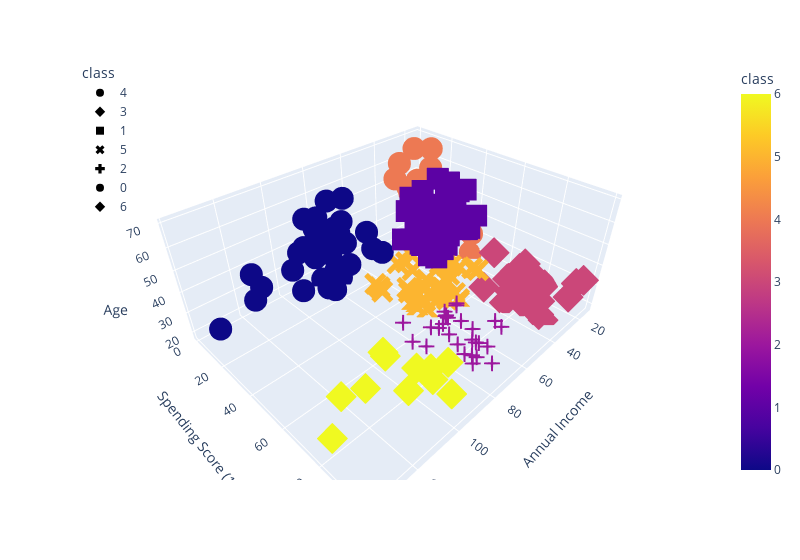

The notebook cell this image was saved under:
### Code cell
fig = px.scatter_3d(
    df_shopping,
x="Annual Income",
    y="Spending Score (1-100)",
    z="Age",
color="class",
    symbol="class",
    width=800,
)
fig.update_layout(legend=dict(x=0, y=1))
fig.show()

### Figure 1 — Plotly figure (JSON) as saved in the notebook; plotly's stock layout.template omitted (floating-point values rounded to 4 significant figures)
{"data": [{"hovertemplate": "class=%{marker.color}<br>Annual Income=%{x}<br>Spending Score (1-100)=%{y}<br>Age=%{z}<extra></extra>", "legendgroup": "4", "marker": {"color": [4, 4, 4, 4, 4, 4, 4, 4, 4, 4, 4, 4, 4, 4, 4, 4, 4, 4, 4, 4, 4, 4], "coloraxis": "coloraxis", "symbol": "circle"}, "mode": "markers", "name": "4", "scene": "scene", "showlegend": true, "type": "scatter3d", "x": [15, 16, 17, 18, 19, 19, 20, 20, 21, 23, 24, 25, 28, 28, 29, 30, 33, 33, 34, 37, 39, 39], "y": [39, 6, 40, 6, 3, 14, 15, 13, 35, 29, 35, 5, 14, 32, 31, 4, 4, 14, 17, 26, 36, 28], "z": [19, 20, 31, 35, 64, 67, 58, 37, 35, 52, 35, 46, 54, 45, 40, 60, 53, 49, 42, 36, 48, 49]}, {"hovertemplate": "class=%{marker.color}<br>Annual Income=%{x}<br>Spending Score (1-100)=%{y}<br>Age=%{z}<extra></extra>", "legendgroup": "3", "marker": {"color": [3, 3, 3, 3, 3, 3, 3, 3, 3, 3, 3, 3, 3, 3, 3, 3, 3, 3, 3, 3, 3, 3], "coloraxis": "coloraxis", "symbol": "diamond"}, "mode": "markers", "name": "3", "scene": "scene", "showlegend": true, "type": "scatter3d", "x": [15, 16, 17, 18, 19, 19, 20, 20, 21, 23, 24, 25, 28, 28, 29, 30, 33, 33, 34, 37, 38, 39], "y": [81, 77, 76, 94, 72, 99, 77, 79, 66, 98, 73, 73, 82, 61, 87, 73, 92, 81, 73, 75, 92, 65], "z": [21, 23, 22, 23, 30, 35, 24, 22, 20, 35, 25, 31, 29, 35, 23, 21, 18, 21, 30, 20, 24, 24]}, {"hovertemplate": "class=%{marker.color}<br>Annual Income=%{x}<br>Spending Score (1-100)=%{y}<br>Age=%{z}<extra></extra>", "legendgroup": "1", "marker": {"color": [1, 1, 1, 1, 1, 1, 1, 1, 1, 1, 1, 1, 1, 1, 1, 1, 1, 1, 1, 1, 1, 1, 1, 1, 1, 1, 1, 1, 1, 1, 1, 1, 1, 1, 1, 1, 1, 1, 1, 1, 1, 1, 1, 1], "coloraxis": "coloraxis", "symbol": "square"}, "mode": "markers", "name": "1", "scene": "scene", "showlegend": true, "type": "scatter3d", "x": [38, 40, 42, 43, 43, 43, 44, 44, 46, 46, 47, 47, 48, 48, 48, 49, 49, 50, 50, 54, 54, 54, 54, 54, 54, 54, 57, 58, 59, 60, 60, 61, 62, 62, 62, 63, 63, 63, 63, 63, 65, 65, 67, 67], "y": [35, 55, 52, 60, 45, 41, 50, 46, 46, 56, 52, 59, 51, 50, 48, 55, 42, 49, 56, 47, 53, 42, 51, 41, 44, 46, 58, 46, 55, 49, 47, 42, 48, 59, 56, 50, 46, 43, 48, 52, 43, 59, 43, 57], "z": [65, 50, 49, 59, 50, 47, 51, 69, 53, 70, 67, 54, 63, 43, 68, 70, 47, 60, 60, 59, 45, 49, 57, 67, 46, 48, 55, 50, 68, 48, 47, 48, 49, 67, 49, 66, 54, 68, 66, 65, 63, 49, 51, 50]}, {"hovertemplate": "class=%{marker.color}<br>Annual Income=%{x}<br>Spending Score (1-100)=%{y}<br>Age=%{z}<extra></extra>", "legendgroup": "5", "marker": {"color": [5, 5, 5, 5, 5, 5, 5, 5, 5, 5, 5, 5, 5, 5, 5, 5, 5, 5, 5, 5, 5, 5, 5, 5, 5, 5, 5, 5, 5, 5, 5, 5, 5, 5, 5, 5, 5, 5], "coloraxis": "coloraxis", "symbol": "x"}, "mode": "markers", "name": "5", "scene": "scene", "showlegend": true, "type": "scatter3d", "x": [39, 40, 40, 40, 42, 43, 46, 46, 48, 48, 48, 54, 54, 54, 54, 54, 57, 58, 59, 60, 60, 60, 60, 61, 62, 62, 62, 63, 64, 64, 65, 65, 67, 67, 69, 70, 72, 76], "y": [61, 47, 42, 42, 60, 54, 51, 55, 59, 59, 47, 54, 48, 52, 55, 57, 55, 60, 41, 40, 42, 52, 50, 49, 41, 55, 42, 54, 42, 46, 48, 50, 56, 40, 58, 29, 34, 40], "z": [31, 27, 29, 31, 33, 31, 27, 19, 18, 19, 32, 26, 40, 23, 38, 21, 22, 34, 18, 40, 32, 24, 27, 20, 23, 26, 21, 19, 38, 19, 18, 19, 27, 38, 40, 23, 25, 28]}, {"hovertemplate": "class=%{marker.color}<br>Annual Income=%{x}<br>Spending Score (1-100)=%{y}<br>Age=%{z}<extra></extra>", "legendgroup": "2", "marker": {"color": [2, 2, 2, 2, 2, 2, 2, 2, 2, 2, 2, 2, 2, 2, 2, 2, 2, 2, 2, 2, 2, 2, 2, 2, 2, 2, 2, 2], "coloraxis": "coloraxis", "symbol": "cross"}, "mode": "markers", "name": "2", "scene": "scene", "showlegend": true, "type": "scatter3d", "x": [69, 70, 71, 71, 71, 72, 73, 73, 74, 75, 76, 77, 77, 78, 78, 78, 78, 78, 78, 79, 81, 85, 86, 87, 87, 87, 88, 88], "y": [91, 77, 95, 75, 75, 71, 88, 73, 72, 93, 87, 97, 74, 90, 88, 76, 89, 78, 73, 83, 93, 75, 95, 63, 75, 92, 86, 69], "z": [39, 31, 40, 38, 39, 31, 29, 32, 35, 32, 32, 28, 32, 34, 39, 38, 27, 30, 30, 29, 31, 36, 33, 32, 28, 36, 30, 27]}, {"hovertemplate": "class=%{marker.color}<br>Annual Income=%{x}<br>Spending Score (1-100)=%{y}<br>Age=%{z}<extra></extra>", "legendgroup": "0", "marker": {"color": [0, 0, 0, 0, 0, 0, 0, 0, 0, 0, 0, 0, 0, 0, 0, 0, 0, 0, 0, 0, 0, 0, 0, 0, 0, 0, 0, 0, 0, 0, 0, 0, 0, 0, 0], "coloraxis": "coloraxis", "symbol": "circle"}, "mode": "markers", "name": "0", "scene": "scene", "showlegend": true, "type": "scatter3d", "x": [71, 71, 71, 73, 73, 74, 75, 77, 77, 78, 78, 78, 78, 78, 78, 79, 81, 85, 86, 87, 87, 87, 88, 88, 93, 97, 98, 99, 101, 103, 103, 113, 120, 126, 137], "y": [35, 11, 9, 5, 7, 10, 5, 12, 36, 22, 17, 20, 16, 1, 1, 35, 5, 26, 20, 27, 13, 10, 13, 15, 14, 32, 15, 39, 24, 17, 23, 8, 16, 28, 18], "z": [43, 59, 47, 20, 44, 19, 57, 25, 48, 34, 43, 44, 47, 37, 34, 56, 19, 50, 42, 36, 40, 36, 52, 58, 59, 37, 46, 41, 54, 41, 34, 33, 47, 45, 32]}, {"hovertemplate": "class=%{marker.color}<br>Annual Income=%{x}<br>Spending Score (1-100)=%{y}<br>Age=%{z}<extra></extra>", "legendgroup": "6", "marker": {"color": [6, 6, 6, 6, 6, 6, 6, 6, 6, 6, 6], "coloraxis": "coloraxis", "symbol": "diamond"}, "mode": "markers", "name": "6", "scene": "scene", "showlegend": true, "type": "scatter3d", "x": [93, 97, 98, 99, 101, 103, 103, 113, 120, 126, 137], "y": [90, 86, 88, 97, 68, 85, 69, 91, 79, 74, 83], "z": [35, 32, 29, 30, 28, 36, 32, 38, 35, 32, 30]}], "layout": {"coloraxis": {"colorbar": {"title": {"text": "class"}}, "colorscale": [[0, "#0d0887"], [0.1111, "#46039f"], [0.2222, "#7201a8"], [0.3333, "#9c179e"], [0.4444, "#bd3786"], [0.5556, "#d8576b"], [0.6667, "#ed7953"], [0.7778, "#fb9f3a"], [0.8889, "#fdca26"], [1, "#f0f921"]]}, "legend": {"title": {"text": "class"}, "tracegroupgap": 0, "x": 0, "y": 1}, "margin": {"t": 60}, "scene": {"domain": {"x": [0, 1], "y": [0, 1]}, "xaxis": {"title": {"text": "Annual Income"}}, "yaxis": {"title": {"text": "Spending Score (1-100)"}}, "zaxis": {"title": {"text": "Age"}}}, "width": 800}}
